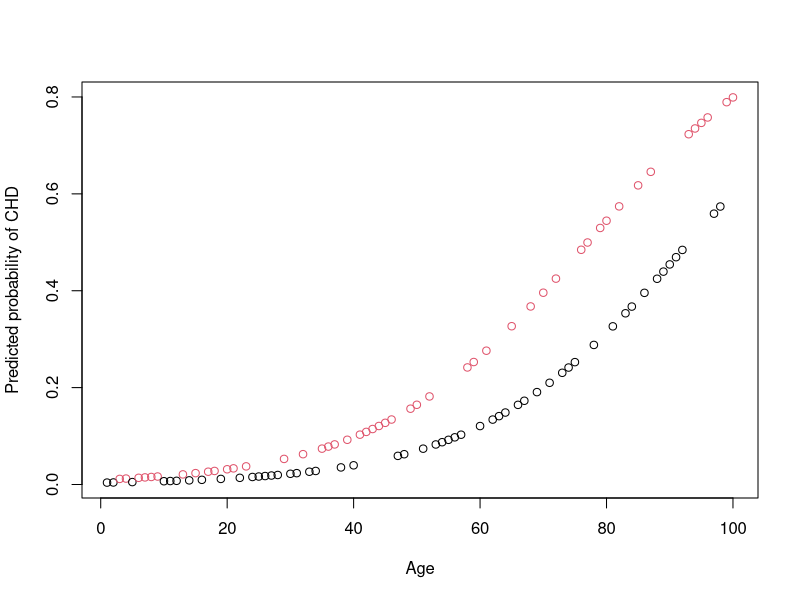

Source code (R): (Note: this script raises an error after producing the figure.)
## ---- chunk 1
knitr::opts_chunk$set(echo = TRUE)
## ---- chunk 2
y <- c(rep(1, 1327),rep(0, 3262)) # cases, controls
hrt <- c(rep(1, 40),rep(0, 1287), # HRT, no HRT in cases
                    rep(1, 239),rep(0, 3023)) # HRT, no HRT in controls
## ---- chunk 3
regr.hrt <-glm(y ~ hrt, family=binomial(link="logit")) 
summary(regr.hrt)
## ---- chunk 4
X <- model.matrix(regr.hrt)
y.hat <- as.numeric(X%*% coef(regr.hrt)) # turn a 1-column matrix into a vector
all(y.hat==regr.hrt$linear.predictors)
## ---- chunk 5
logistic <- function(z)exp(z)/(exp(z)+1)
prob.case <-logistic(regr.hrt$linear.predictors) 
all(prob.case==regr.hrt$fitted.values)
## ---- chunk 6
# exponentiate to get the odds ratio
exp(coef(regr.hrt)[2])
## ---- chunk 7
beta <- regr.hrt$coefficients[2]
se.beta <- coef(summary(regr.hrt))[2, 2]
round(exp(beta+1.96*se.beta* c(-1, 1)), 3)
## ---- chunk 8
or.ci <- round(exp(confint(regr.hrt)), 3)
or.ci
## ---- chunk 9
baseline.odds <- exp(coef(regr.hrt)[1])
baseline.prob <- baseline.odds/(1+baseline.odds)
# logistic function
round(baseline.prob, 3)
## ---- chunk 10
hrt.odds <- exp(coef(regr.hrt)[1] + coef(regr.hrt)[2])
hrt.prob <- hrt.odds/(1+hrt.odds)# logistic function
round(hrt.prob, 3)
## ---- chunk 11
chdage <- read.csv("data/chdagesex.csv")

fit.m1 <- glm(CHD ~ AGE, data=chdage, family="binomial")
or.age <- exp(coef(fit.m1)[2])
ci.age <- exp(confint(fit.m1))[2, ]

round(c(or.age, ci.age), 2)
## ---- chunk 12
fit.m2 <- glm(CHD ~ AGE + SEX, data=chdage, family="binomial")

or.age <- exp(coef(fit.m2)[2])
ci.age <- exp(confint(fit.m2))[2, ]
round(c(or.age, ci.age), 2)

or.sex <- exp(coef(fit.m2)[3])
ci.sex <- exp(confint(fit.m2))[3, ]
round(c(or.sex, ci.sex), 2)
## ---- chunk 13
logLik(regr.hrt)
## ---- chunk 14
-2* as.numeric(logLik(regr.hrt)) # same as regr.hrt$deviance
## ---- chunk 15
null.model <-glm(y~1, family="binomial") # only the intercept in the model
head(null.model$fitted.values) # same probabilities for all observations
sum(y)/ length(y) # proportion of cases
## ---- chunk 16
-2* as.numeric(logLik(null.model)) # same as regr$null.deviance
## ---- chunk 17
pchisq(regr.hrt$null.deviance-regr.hrt$deviance, df=1, lower.tail=FALSE)
## ---- chunk 18
pval <- pchisq(fit.m1$deviance - fit.m2$deviance, df=1, lower.tail=FALSE)
signif(pval, 2)
## ---- chunk 19
2*regr.hrt$rank - 2* as.numeric(logLik(regr.hrt))

regr.hrt$aic
## ---- chunk 20
AIC(null.model)
## ---- chunk 21
log(length(y))*regr.hrt$rank - 2* as.numeric(logLik(regr.hrt))

BIC(regr.hrt)
BIC(null.model)
## ---- chunk 22
library(pROC)

data(aSAH) # copy the dataset from the package into the workspace
summary(aSAH)
## ---- chunk 23
asah.all <-glm(outcome ~ age+gender, data=aSAH, family="binomial")
summary(asah.all)
## ---- chunk 24
y.linpred <-predict(asah.all, newdata=aSAH) # predict the data used for fitting
y.pred <-predict(asah.all, newdata=aSAH, type="response")

head(data.frame(y.linpred, asah.all$linear.predictors, y.pred, asah.all$fitted.values))
## ---- chunk 25
data.30M <-data.frame(age=30, gender="Male")
predict(asah.all, newdata=data.30M, type="response")
## ---- chunk 26
set.seed(1)
SEX <- factor(rbinom(100, 1, 0.5), labels=c("F", "M"))
## ---- chunk 27
agesex <- data.frame(AGE=1:100, SEX)
pred <- predict(fit.m2, type="response", newdata=agesex)
plot(agesex$AGE, pred, xlab = "Age", ylab = "Predicted probability of CHD", col = agesex$SEX)
## ---- chunk 28
hemo <- read.csv("data/hemophilia.csv")

summary(hemo)
## ---- chunk 29
hemo$group <- 2 - as.integer(hemo$group) # assign a 1 to carriers

regr.hem <- glm(group ~ AHFantigen + AHFactivity, data=hemo, family="binomial")
probs <- regr.hem$fitted.values

pred.case <- as.integer(probs > 0.5)
sum(pred.case != hemo$group)
## ---- chunk 30
sens <- sum(hemo$group == 1 & pred.case == 1) / sum(hemo$group == 1)
round(sens, 2)

spec <- sum(hemo$group == 0 & pred.case == 0) / sum(hemo$group == 0)
round(spec, 2)
## ---- chunk 31
sens.spec <- function(threshold, y.obs, y.pred) {
  sens <- sum(y.obs == 1 & (y.pred > threshold) == 1) / sum(y.obs == 1)
  spec <- sum(y.obs == 0 & (y.pred > threshold) == 0) / sum(y.obs == 0)
  return(c(spec, sens))
}

thresh <- seq(0, 1, by=0.1)
ss <- sapply(thresh, sens.spec, y.obs = hemo$group, y.pred = probs)

plot(ss[1,], ss[2, ], xlab="Specificity", ylab="Sensitivity", type="b") # plots points and joining them with lines
## ---- chunk 32
if(!"pROC"%in% rownames(installed.packages())) {install.packages("pROC")} # only install if it isn't already installed
# If you are asked to choose a CRAN mirror, pick any from the list, and when asked if you would like to use a personal library, answer “yes”.
library(pROC)
  
roc(hemo$group, regr.hem$fitted.values , plot=TRUE, xlim = c(0,1))
## ---- chunk 33
roc(y, regr.hrt$fitted.values, plot=TRUE, xlim = c(0,1))
## ---- chunk 34
roc(chdage$CHD, fit.m1$fitted.values, plot=TRUE, xlim = c(0,1))
roc(chdage$CHD, fit.m2$fitted.values, plot=TRUE, xlim = c(0,1), add=TRUE, col="red")
## ---- chunk 35
if(!"caret"%in% rownames(installed.packages())) {install.packages("caret")} # Use the console to install if you get error messages
library(caret) 
## ---- chunk 36
set.seed(1)
train.idx <-createDataPartition(aSAH$outcome, p=0.7)$Resample1 # 70-30 split
## ---- chunk 37
asah.train <-glm(outcome~age+gender, data=aSAH, subset=train.idx, family="binomial")

summary(asah.train)
## ---- chunk 38
pred.prob <-predict(asah.train, newdata=aSAH[-train.idx, ], type="response")
## ---- chunk 39
roc(outcome~pred.prob, data=aSAH[-train.idx, ], plot=TRUE, xlim=c(0,1))
## ---- chunk 40
set.seed(1)
num.folds <- 10
folds <-createFolds(aSAH$outcome, k=num.folds) # get indices of the test sets
## ---- chunk 41
folds[[1]]
## ---- chunk 42
regr.cv <- NULL
for(f in 1:num.folds) {
  train.idx <- setdiff(1:nrow(aSAH), folds[[f]])
  regr.cv[[f]] <- glm(outcome ~ age + gender, data=aSAH, subset = train.idx, family="binomial")
  }
## ---- chunk 43
glm.cv <- function(formula, data, folds) {
  regr.cv <- NULL
  for (f in 1:length(folds)) {
    regr.cv[[f]] <- glm(formula, data=data[-folds[[f]], ], family="binomial") 
    # This is equivalent to doing 10, 90-10 splits we are fitting the model on all but 1/10th of the data ten times.
  }
  return(regr.cv)
}

set.seed(1675) # Canged the seed as by chance it created a fold with no cases
folds <- createFolds(chdage$CHD, k=10)  

cv.m1 <- glm.cv(CHD ~ AGE, chdage, folds)
cv.m2 <- glm.cv(CHD ~ AGE + SEX, chdage, folds)
## ---- chunk 44
pred.cv <- NULL
auc.cv <- numeric(num.folds)
for(f in 1:num.folds) {
  test.idx <- folds[[f]] 
  pred.cv[[f]] <- data.frame(obs = aSAH$outcome[test.idx],
                             pred = predict(regr.cv[[f]], newdata = aSAH, type = "response")[test.idx])
  auc.cv[f] <- roc(obs ~ pred, data = pred.cv[[f]])$auc
  }
## ---- chunk 45
round(mean(auc.cv), 3)
## ---- chunk 46
predict.cv <- function(regr.cv, data, outcome, folds) {
  pred.cv <- NULL
  for (f in 1:length(folds)) {
    test.idx <- folds[[f]]
    pred.cv[[f]] <- data.frame(obs = outcome[test.idx],
                              pred = predict(regr.cv[[f]], 
                              newdata = data[test.idx,],
                              type = "response"))
  }
  return(pred.cv)
}

pred.cv.m1 <- predict.cv(cv.m1, chdage, chdage$CHD, folds)
pred.cv.m2 <- predict.cv(cv.m2, chdage, chdage$CHD, folds)

auc.cv.m1 <- auc.cv.m2 <- numeric(length(folds))

for (f in 1:length(folds)) {
  auc.cv.m1[f] <- roc(obs ~ pred, data=pred.cv.m1[[f]])$auc
  auc.cv.m2[f] <- roc(obs ~ pred, data=pred.cv.m2[[f]])$auc
  }

round(mean(auc.cv.m1), 3)
round(mean(auc.cv.m2), 3)
## ---- chunk 47
round((816/188) / (3203/1168), 2)
## ---- chunk 48
par.smoke <- c(rep(1, 816 + 3203), rep(0, 188 + 1168))
stu.smoke <- c(rep(1, 816), rep(0, 3203), rep(1, 188), rep(0, 1168))

regr.smoke <- glm(stu.smoke ~ par.smoke, family="binomial")

round(exp(coef(regr.smoke)[2]), 2)
round(exp(confint(regr.smoke)[2, ]), 2)
signif(coef(summary(regr.smoke))[2, 4], 3)
## ---- chunk 49
signif(pchisq(regr.smoke$null.deviance - regr.smoke$deviance, df=1, lower.tail=FALSE), 2)
## ---- chunk 50
predict(regr.smoke, newdata=data.frame(par.smoke=0), type="response")
predict(regr.smoke, newdata=data.frame(par.smoke=1), type="response")
## ---- chunk 51
for (theta in c(0.12, 0.14, 0.2, 0.22)){
  sens <- sum(fitted(regr.smoke) > theta & stu.smoke) / sum(stu.smoke)
  
  spec <- sum(fitted(regr.smoke) < theta & (1 - stu.smoke)) / sum(1 - stu.smoke)
  print(paste0('Theta: ', theta, ', Sensitivity: ', round(sens, 3), ', Specificity: ', round(spec, 3)))
}
